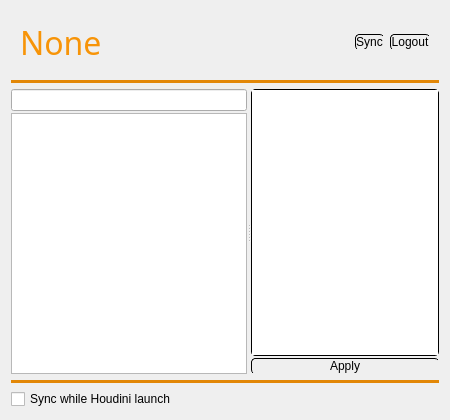
<?xml version="1.0" encoding="UTF-8"?>
<ui version="4.0">
 <class>Form</class>
 <widget class="QWidget" name="Form">
  <property name="geometry">
   <rect>
    <x>0</x>
    <y>0</y>
    <width>450</width>
    <height>420</height>
   </rect>
  </property>
  <property name="minimumSize">
   <size>
    <width>450</width>
    <height>420</height>
   </size>
  </property>
  <property name="windowTitle">
   <string>Form</string>
  </property>
  <layout class="QVBoxLayout" name="verticalLayout_4">
   <item>
    <widget class="QWidget" name="widget" native="true">
     <property name="sizePolicy">
      <sizepolicy hsizetype="Preferred" vsizetype="Fixed">
       <horstretch>0</horstretch>
       <verstretch>0</verstretch>
      </sizepolicy>
     </property>
     <layout class="QHBoxLayout" name="horizontalLayout">
      <item>
       <widget class="QLabel" name="user_name">
        <property name="font">
         <font>
          <family>Segoe Print</family>
          <pointsize>24</pointsize>
          <weight>50</weight>
          <italic>false</italic>
          <bold>false</bold>
         </font>
        </property>
        <property name="styleSheet">
         <string notr="true">font: 24pt &quot;Segoe Print&quot;;color:#f79408;</string>
        </property>
        <property name="text">
         <string>None</string>
        </property>
       </widget>
      </item>
      <item>
       <spacer name="horizontalSpacer">
        <property name="orientation">
         <enum>Qt::Horizontal</enum>
        </property>
        <property name="sizeHint" stdset="0">
         <size>
          <width>40</width>
          <height>20</height>
         </size>
        </property>
       </spacer>
      </item>
      <item>
       <widget class="QPushButton" name="sync">
        <property name="sizePolicy">
         <sizepolicy hsizetype="Minimum" vsizetype="Fixed">
          <horstretch>0</horstretch>
          <verstretch>0</verstretch>
         </sizepolicy>
        </property>
        <property name="styleSheet">
         <string notr="true">font: 14pt &quot;Segoe Print&quot;;
border-style: outset;   
border-width: 1px;   
border-radius: 4px;  </string>
        </property>
        <property name="text">
         <string>Sync</string>
        </property>
       </widget>
      </item>
      <item>
       <widget class="QPushButton" name="logout">
        <property name="sizePolicy">
         <sizepolicy hsizetype="Minimum" vsizetype="Fixed">
          <horstretch>0</horstretch>
          <verstretch>0</verstretch>
         </sizepolicy>
        </property>
        <property name="styleSheet">
         <string notr="true">font: 14pt &quot;Segoe Print&quot;;
border-style: outset;   
border-width: 1px;   
border-radius: 4px;  </string>
        </property>
        <property name="text">
         <string>Logout</string>
        </property>
       </widget>
      </item>
     </layout>
    </widget>
   </item>
   <item>
    <widget class="QWidget" name="widget" native="true">
     <property name="sizePolicy">
      <sizepolicy hsizetype="Preferred" vsizetype="Fixed">
       <horstretch>0</horstretch>
       <verstretch>0</verstretch>
      </sizepolicy>
     </property>
     <property name="maximumSize">
      <size>
       <width>16777215</width>
       <height>3</height>
      </size>
     </property>
     <property name="styleSheet">
      <string notr="true">background-color:#e28707;</string>
     </property>
    </widget>
   </item>
   <item>
    <widget class="QWidget" name="widget" native="true">
     <layout class="QVBoxLayout" name="verticalLayout_3">
      <property name="spacing">
       <number>6</number>
      </property>
      <property name="margin">
       <number>0</number>
      </property>
      <item>
       <widget class="QSplitter" name="splitter">
        <property name="sizePolicy">
         <sizepolicy hsizetype="Expanding" vsizetype="Preferred">
          <horstretch>0</horstretch>
          <verstretch>0</verstretch>
         </sizepolicy>
        </property>
        <property name="frameShape">
         <enum>QFrame::NoFrame</enum>
        </property>
        <property name="orientation">
         <enum>Qt::Horizontal</enum>
        </property>
        <property name="opaqueResize">
         <bool>true</bool>
        </property>
        <widget class="QWidget" name="widget" native="true">
         <property name="sizePolicy">
          <sizepolicy hsizetype="Preferred" vsizetype="Preferred">
           <horstretch>5</horstretch>
           <verstretch>0</verstretch>
          </sizepolicy>
         </property>
         <layout class="QVBoxLayout" name="verticalLayout_2">
          <property name="spacing">
           <number>2</number>
          </property>
          <property name="margin">
           <number>0</number>
          </property>
          <item>
           <widget class="QLineEdit" name="search_bar"/>
          </item>
          <item>
           <widget class="HaocTreeView" name="tree_view"/>
          </item>
         </layout>
        </widget>
        <widget class="QWidget" name="widget" native="true">
         <property name="sizePolicy">
          <sizepolicy hsizetype="Preferred" vsizetype="Preferred">
           <horstretch>4</horstretch>
           <verstretch>0</verstretch>
          </sizepolicy>
         </property>
         <layout class="QVBoxLayout" name="verticalLayout">
          <property name="spacing">
           <number>2</number>
          </property>
          <property name="margin">
           <number>0</number>
          </property>
          <item>
           <widget class="QTextEdit" name="help">
            <property name="styleSheet">
             <string notr="true">border-style: outset;   
border-width: 1px;   
border-radius: 4px;  </string>
            </property>
           </widget>
          </item>
          <item>
           <widget class="QPushButton" name="apply_help_change">
            <property name="styleSheet">
             <string notr="true">font: 14pt &quot;Segoe Print&quot;;
border-style: outset;   
border-width: 1px;   
border-radius: 4px;  </string>
            </property>
            <property name="text">
             <string>Apply</string>
            </property>
           </widget>
          </item>
         </layout>
        </widget>
       </widget>
      </item>
     </layout>
    </widget>
   </item>
   <item>
    <widget class="QWidget" name="widget_2" native="true">
     <property name="sizePolicy">
      <sizepolicy hsizetype="Preferred" vsizetype="Fixed">
       <horstretch>0</horstretch>
       <verstretch>0</verstretch>
      </sizepolicy>
     </property>
     <property name="maximumSize">
      <size>
       <width>16777215</width>
       <height>3</height>
      </size>
     </property>
     <property name="styleSheet">
      <string notr="true">background-color:#e28707;</string>
     </property>
    </widget>
   </item>
   <item>
    <widget class="QCheckBox" name="sync_while_launch">
     <property name="text">
      <string>Sync while Houdini launch</string>
     </property>
    </widget>
   </item>
  </layout>
 </widget>
 <customwidgets>
  <customwidget>
   <class>HaocTreeView</class>
   <extends>QTreeView</extends>
   <header>haoctreeview.h</header>
  </customwidget>
 </customwidgets>
 <resources/>
 <connections/>
</ui>
